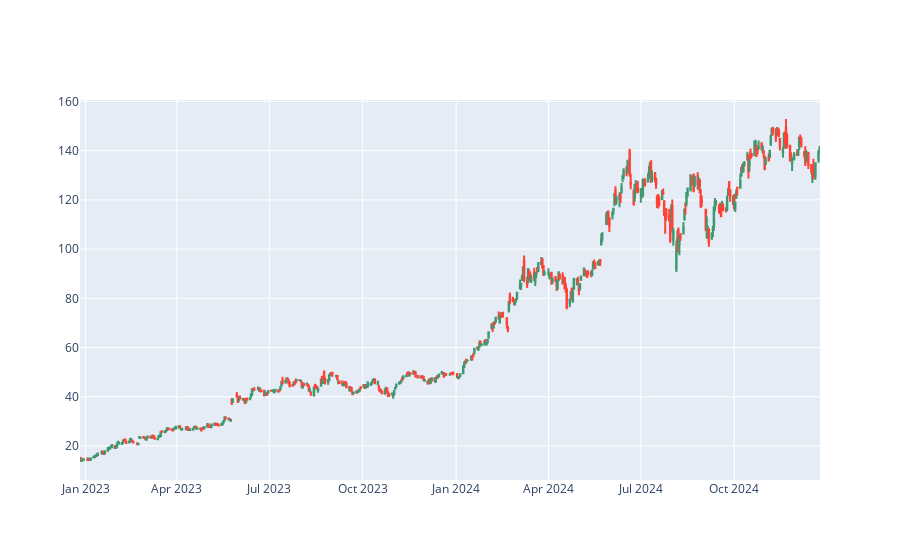

This figure's notebook cell:
### Code cell
csv_data = data.to_csv("nvidia.csv")

csv_data_reader = pd.read_csv("nvidia.csv")

plot2 = go.Figure(data=[go.Candlestick(x=csv_data_reader['Date'], open = csv_data_reader['Open'], close = csv_data_reader['Close'], high = csv_data_reader['High'], low = data['Low'])])

plot2.update_layout(xaxis_rangeslider_visible=False)

plot2.show()

### Figure 1 — Plotly figure (JSON) as saved in the notebook; plotly's stock layout.template omitted (floating-point values rounded to 4 significant figures; data arrays with more than 128 entries replaced by an {"elided": "..."} marker saying what was removed)
{"data": [{"close": {"elided": "502 float values"}, "high": {"elided": "502 float values"}, "low": {"elided": "502 float values"}, "open": {"elided": "502 float values"}, "type": "candlestick", "x": {"elided": "502 str values"}}], "layout": {"xaxis": {"rangeslider": {"visible": false}}}}
